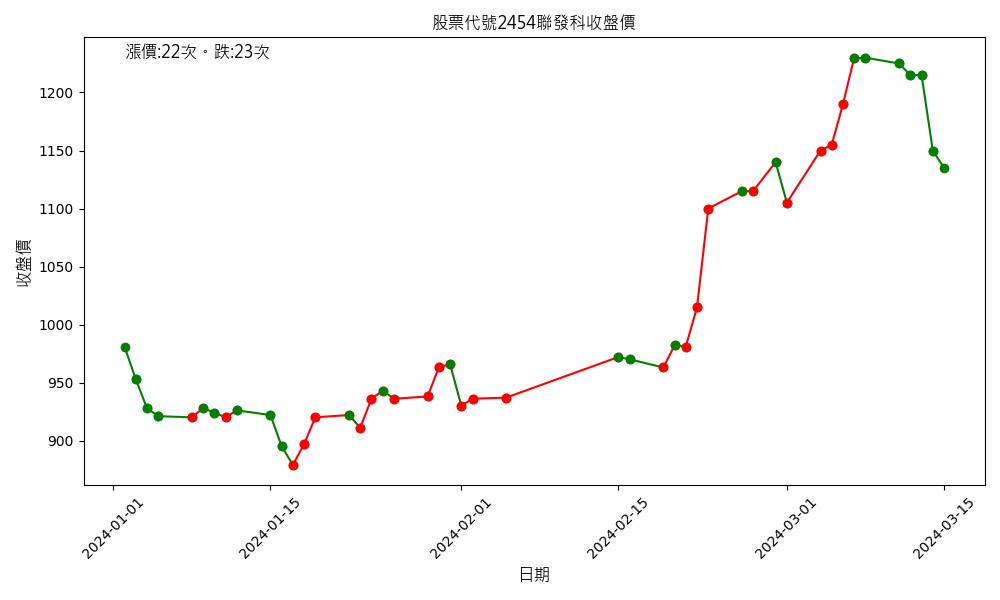

Write the Python code that produced this figure.
import requests
import matplotlib.pyplot as plt
from datetime import datetime, timedelta
from matplotlib.font_manager import FontProperties

def fetch_stock_data(date, stock_no):
    url = f"http://www.twse.com.tw/exchangeReport/STOCK_DAY?response=csv&date={date}&stockNo={stock_no}"
    response = requests.get(url)
    dates, prices = [], []
    if response.status_code == 200:
        lines = response.text.split('\n')
        for line in lines:
            if line.count('",') > 8:
                parts = line.split('","')
                if len(parts) >= 7:
                    date_str = parts[0].replace('"', '')
                    try:
                        year, month, day = map(int, date_str.split('/'))
                    except ValueError:
                        continue
                    gregorian_year = year + 1911
                    date = datetime(gregorian_year, month, day)
                    closing_price = float(parts[6].replace(',', ''))
                    dates.append(date)
                    prices.append(closing_price)
    return dates, prices

def get_previous_month(date, months=1):
    month = date.month - months - 1
    year = date.year + month // 12
    month = month % 12 + 1
    day = min(date.day, [31, 29 if year % 4 == 0 else 28, 31, 30, 31, 30, 31, 31, 30, 31, 30, 31][month - 1])
    return datetime(year, month, day).strftime("%Y%m%d")

def plot_stock_data(dates, prices, stock_no):
    plt.figure(figsize=(10, 6))
    
    count_red = 0
    count_green = 0

    # 繁中
    font_path = "C:\\Windows\\Fonts\\msjh.ttc"
    font_properties = FontProperties(fname=font_path, size=12)

    for i in range(1, len(prices)):
        if prices[i] > prices[i-1]:
            plt.plot([dates[i-1], dates[i]], [prices[i-1], prices[i]], 'r-o')
            count_red += 1
        else:
            plt.plot([dates[i-1], dates[i]], [prices[i-1], prices[i]], 'g-o')
            count_green += 1

    plt.title(f'股票代號{stock_no}聯發科收盤價', fontproperties=font_properties)
    plt.xlabel('日期', fontproperties=font_properties)
    plt.ylabel('收盤價', fontproperties=font_properties)
    plt.xticks(rotation=45)
    

    plt.text(dates[0], max(prices), f'漲價:{count_red}次。跌:{count_green}次', fontproperties=font_properties, color='black')
    
    plt.tight_layout()
    plt.savefig(f"C:\\Users\\User\\Desktop\\project\\quick_analyze_taiwan_stock\\{stock_no}_3month_history.png")


if __name__ == "__main__":
    stock_number = "2454"
    current_date = datetime.now()
    current_month_str = current_date.strftime("%Y%m01")
    previous_month_str = get_previous_month(current_date)
    two_months_ago_str = get_previous_month(current_date, 2)

    two_months_ago_dates, two_months_ago_prices = fetch_stock_data(two_months_ago_str, stock_number)
    prev_dates, prev_prices = fetch_stock_data(previous_month_str, stock_number)
    curr_dates, curr_prices = fetch_stock_data(current_month_str, stock_number)

    all_dates = two_months_ago_dates + prev_dates + curr_dates
    all_prices = two_months_ago_prices + prev_prices + curr_prices

    plot_stock_data(all_dates, all_prices, stock_number)
